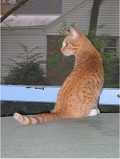
#> input picture images/8.PNG, 120 x 159 px, found by its file name
$ python task8.py
#> lines starting #> are read from the running program, lines starting #| are printed output that depends on the picture
# -*- coding: utf-8 -*-
"""
Created on Wed Dec  5 22:27:20 2018

@author: DELL
"""

# -*- coding: utf-8 -*-
"""
Created on Tue Dec  4 14:11:55 2018

@author: DELL
"""

import numpy as np
import matplotlib.pyplot as plt
import cv2

def dist(x, u):
    return np.exp(x*u)/(np.exp(u) + np.exp(-u))


def neighbours(i,j,M,N,size=8):
    if size==4:
        if (i==0 and j==0):
            n=[(0,1), (1,0)]
        elif i==0 and j==N-1:
            n=[(0,N-2), (1,N-1)]
        elif i==M-1 and j==0:
            n=[(M-1,1), (M-2,0)]
        elif i==M-1 and j==N-1:
            n=[(M-1,N-2), (M-2,N-1)]
        elif i==0:
            n=[(0,j-1), (0,j+1), (1,j)]
        elif i==M-1:
            n=[(M-1,j-1), (M-1,j+1), (M-2,j)]
        elif j==0:
            n=[(i-1,0), (i+1,0), (i,1)]
        elif j==N-1:
            n=[(i-1,N-1), (i+1,N-1), (i,N-2)]
        else:
            n=[(i-1,j), (i+1,j), (i,j-1), (i,j+1)]
        return n
    if size==8:
        if (i==0 and j==0):
            n=[(0,1), (1,1), (1,0)]
        elif i==0 and j==N-1:
            n=[(0,N-2), (1,N-2), (1,N-1)]
        elif i==M-1 and j==0:
            n=[(M-1,1), (M-2,1), (M-2,0)]
        elif i==M-1 and j==N-1:
            n=[(M-1,N-2), (M-2,N-2), (M-2,N-1)]
        elif i==0:
            n=[(0,j-1), (0,j+1), (1,j-1), (1,j+1), (1,j)]
        elif i==M-1:
            n=[(M-1,j-1), (M-1,j+1), (M-2, j-1), (M-2, j+1), (M-2,j)]
        elif j==0:
            n=[(i-1,0), (i+1,0), (i+1,1), (i-1,1), (i,1)]
        elif j==N-1:
            n=[(i-1,N-1), (i+1,N-1), (i-1, N-2), (i+1, N-2), (i,N-2)]
        else:
            n=[(i-1,j), (i-1,j+1), (i-1, j-1), (i+1, j-1), (i+1,j), (i+1,j+1), (i,j-1), (i,j+1)]
        return n
    return -1


def calculateLikelihood(img, z, i, j):
    imgb = np.copy(img)
    imgf = np.copy(img)
    color = ('b','g','r')
    lb = 1
    lf = 1
    for channel,col in enumerate(color):
        imgb[z==-1,:] = 0
        histb = cv2.calcHist(imgb,[channel],None,[10],[0,256])
        imgf[z==1,:] = 0
        histf = cv2.calcHist(imgf,[channel],None,[10],[0,256])
        lb *= histb[(int)(img[i][j][channel]/25.6)] / np.sum(histb)
        lf *= histf[(int)(img[i][j][channel]/25.6)] / np.sum(histf)
    if lb > lf:
        return 1
    else:
        return -1

def calculateCorrelationNeighbour(img,i,j):
     neighbour_points = neighbours(i, j, img.shape[0], img.shape[1])
     value = 0
     for point in neighbour_points:
         value += img[point[0]][point[1]]
# [4 lines of commented-out code are left out]
     return value #/ len(neighbour_points)


# proportion of pixels to alter
#img = cv2.imread('pug.jpg', -1)
img = cv2.imread('images/8.png', -1)
#> img is the input picture: shape (159, 120, 4); mean B, G, R, A 118.2, 123.4, 130, 255
fig = plt.figure()
ax1 = fig.add_subplot(211)
ax1.imshow(img)
plt.title('original image')
plt.xticks([])
plt.yticks([])

z = np.sum(img, axis=2)
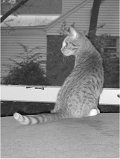
#> z: shape (159, 120) uint64; min 270, max 957, mean 626.7; drawn with min black and max white
z = z.astype('float64')
mz = np.mean(z)
#> mz = 626.7

#z = np.random.rand(img.shape[0], img.shape[1])
#mz = 0.5
#
#z[z<=mz] = -1
#z[z>mz] = 1

z_store = np.size((10, z.shape[0], z.shape[1]))
#> z_store = 3
w = 1000
for t in range(30):
    print(t)
    checkCoverge = True
    for i in range(0, z.shape[0]):
        for j in range(0, z.shape[1]):
            z_old = z[i][j]
            z[i][j] = 1
            p1 =  z[i][j]*calculateCorrelationNeighbour(z, i, j) + w*z[i][j]*calculateLikelihood(img,z,i,j)
            z[i][j] = -1
#> (the run stopped early here; a loop or call above may not have finished)
